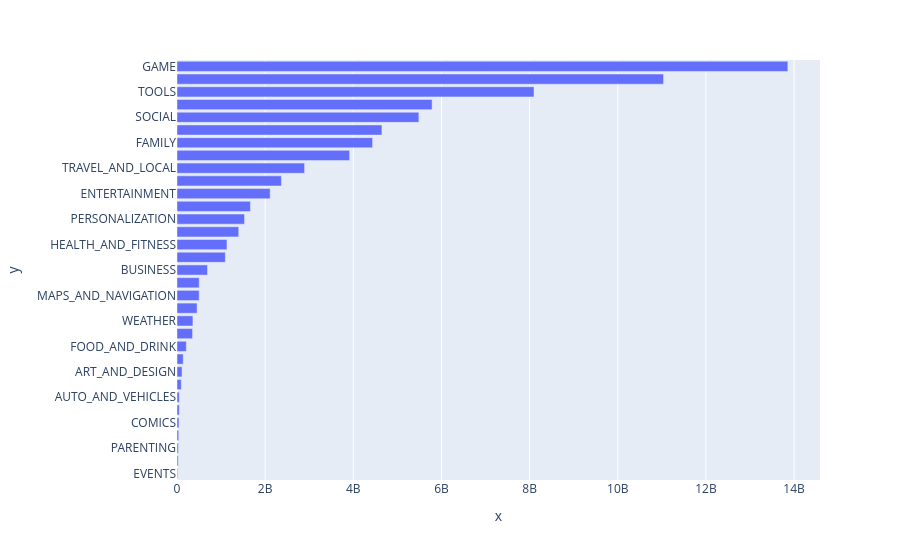

Notebook cell for this chart:
### Markdown cell above
### Horizontal Bar Chart - Most Popular Categories (Highest Downloads)

### Code cell
h_bar = px.bar(x = category_installs.Installs,
               y = category_installs.index,
               orientation='h')
 
h_bar.show()

### Figure 1 — Plotly figure (JSON) as saved in the notebook; plotly's stock layout.template omitted (floating-point values rounded to 4 significant figures)
{"data": [{"hovertemplate": "x=%{x}<br>y=%{y}<extra></extra>", "legendgroup": "", "marker": {"color": "#636efa", "pattern": {"shape": ""}}, "name": "", "orientation": "h", "showlegend": false, "textposition": "auto", "type": "bar", "x": [15949410, 26916200, 31116110, 39162676, 44931100, 52083000, 53129800, 97082000, 114233100, 140912410, 211677750, 352852000, 361096500, 455249400, 503267560, 503611120, 692018120, 1096431465, 1134006220, 1400331540, 1532352930, 1665791655, 2113660000, 2369110650, 2894859300, 3916897200, 4437554490, 4649143130, 5487841475, 5788070180, 8099724500, 11039241530, 13858762717], "xaxis": "x", "y": ["EVENTS", "BEAUTY", "PARENTING", "MEDICAL", "COMICS", "LIBRARIES_AND_DEMO", "AUTO_AND_VEHICLES", "HOUSE_AND_HOME", "ART_AND_DESIGN", "DATING", "FOOD_AND_DRINK", "EDUCATION", "WEATHER", "FINANCE", "MAPS_AND_NAVIGATION", "LIFESTYLE", "BUSINESS", "SPORTS", "HEALTH_AND_FITNESS", "SHOPPING", "PERSONALIZATION", "BOOKS_AND_REFERENCE", "ENTERTAINMENT", "NEWS_AND_MAGAZINES", "TRAVEL_AND_LOCAL", "VIDEO_PLAYERS", "FAMILY", "PHOTOGRAPHY", "SOCIAL", "PRODUCTIVITY", "TOOLS", "COMMUNICATION", "GAME"], "yaxis": "y"}], "layout": {"barmode": "relative", "legend": {"tracegroupgap": 0}, "margin": {"t": 60}, "xaxis": {"anchor": "y", "domain": [0, 1], "title": {"text": "x"}}, "yaxis": {"anchor": "x", "domain": [0, 1], "title": {"text": "y"}}}}
